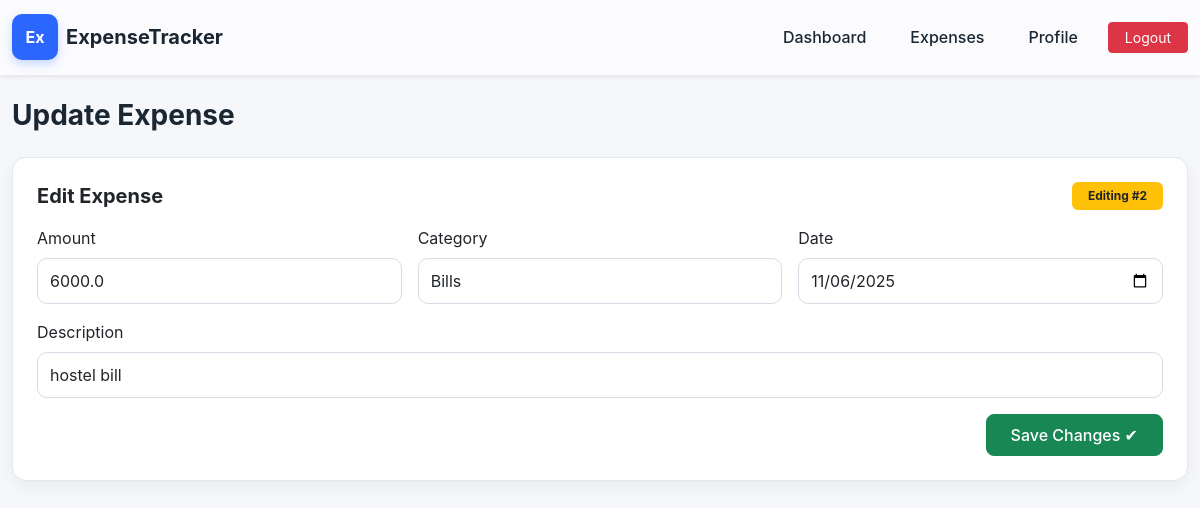
Page /expenses/update/2 (signed in) on the committed database.
### models.py (models this page shows)
class Expense(Base):
    __tablename__ = "expenses"
    id = Column(Integer, primary_key=True, index=True)
    user_id = Column(Integer, ForeignKey("users.id"))
    amount = Column(Float, nullable=False)
    category = Column(String, nullable=False)
    date = Column(String, nullable=False)
    description = Column(String, default="")

### routers/expenses.py (the view)
@router.get("/expenses/update/{id}")
def update_page(id: int, request: Request, db: Session = Depends(db)):
    uid = user(request)
    if not uid:
        return RedirectResponse("/login")
    exp = db.query(Expense).filter(Expense.id == id, Expense.user_id == uid).first()
    return request.app.templates.TemplateResponse("update.html",
        {"request": request, "expense": exp})

### templates/update.html (shortened to what this page needs)
{% extends "base.html" %}
{% block content %}
<h3 class="fw-bold mb-4">Update Expense</h3>
<div class="card premium-card p-4 mb-4">
    <div class="d-flex justify-content-between align-items-center mb-3">
        <h5 class="fw-bold mb-0">Edit Expense</h5>
        <span class="badge bg-warning text-dark px-3 py-2">Editing #{{ expense.id }}</span>
    </div>
    <form action="/expenses/update/{{ expense.id }}" method="post">
        <div class="row g-3">
            <div class="col-md-4">
                <label class="form-label">Amount</label>
                <input type="number" step="0.01" name="amount"
                       value="{{ expense.amount }}" class="form-control modern-input" required>
            </div>
            <div class="col-md-4">
                <label class="form-label">Category</label>
                <select name="category" class="form-select modern-input" required>
                    <option value="Bills" {% if expense.category=='Bills' %}selected{% endif %}>Bills</option>
                </select>
            </div>
            <div class="col-md-4">
                <label class="form-label">Date</label>
                <input type="date" name="date"
                       value="{{ expense.date }}" class="form-control modern-input" required>
            </div>
            <div class="col-md-12">
                <label class="form-label">Description</label>
                <input type="text" name="description"
                       value="{{ expense.description }}" class="form-control modern-input">
            </div>
            <div class="col-md-12 text-end">
                <button class="btn btn-success premium-btn px-4">Save Changes ✔</button>
            </div>
        </div>
    </form>
</div>
{% endblock %}

### static/style.css (style rules this page uses)
body { background: #f5f7fb; font-family: "Inter", system-ui, sans-serif; color: #1a2733; overflow-x: hidden; transition: background 0.3s ease, color 0.3s ease; }
html, body { margin: 0; padding: 0; }
.premium-card { background: #ffffff; border: 1px solid #e3e8ef; border-radius: 14px; box-shadow: 0 6px 18px rgba(0,0,0,0.05); transition: 0.15s ease; }
.modern-input, .form-select { border-radius: 10px !important; border: 1px solid #d7dde6 !important; padding: 10px 12px; background: #ffffff !important; transition: 0.2s ease; }
.premium-btn, .premium-btn-sm { border-radius: 8px; font-weight: 500; padding: 8px 14px; }

### rows in the picture
Expense: id "2", amount "6000.0", category "Bills", date "11/06/2025", description "hostel bill"
